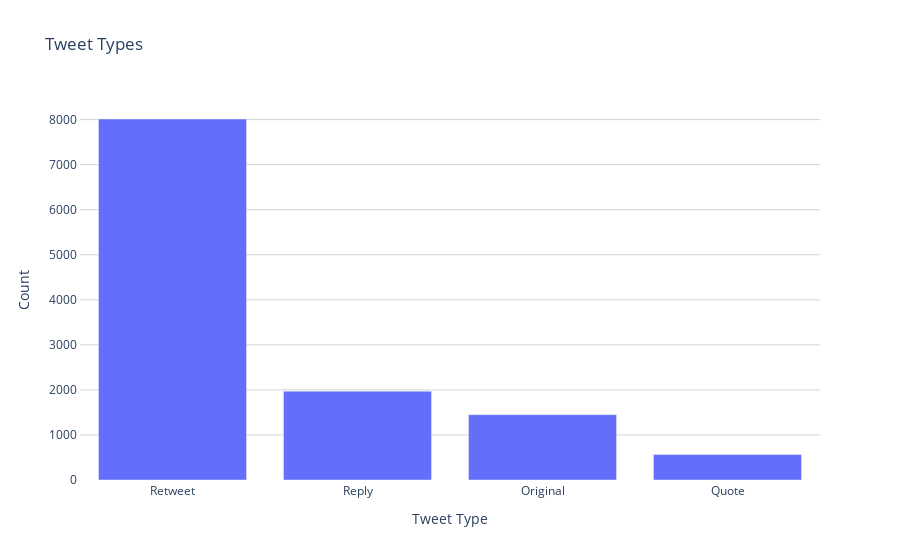

This figure's notebook cell:
### Markdown cell above
## Percentage of Tweets

Most of the Tweets are retweets from another user. Meaning a user shared a posting from another user. The next highest is replies, where one user would mention another in a reply either from the original tweet or in the comments. Lastly, the original tweets are tweets that are initial tweets from a user.

### Code cell
get_percentage_of_post(df)

### Figure 1 — Plotly figure (JSON) as saved in the notebook; plotly's stock layout.template omitted (floating-point values rounded to 4 significant figures)
{"data": [{"type": "bar", "x": ["Retweet", "Reply", "Original", "Quote"], "y": [8014, 1971, 1450, 565]}], "layout": {"plot_bgcolor": "white", "title": {"text": "Tweet Types"}, "xaxis": {"showgrid": false, "showline": true, "title": {"text": "Tweet Type"}}, "yaxis": {"gridcolor": "lightgray", "showgrid": true, "showline": true, "title": {"text": "Count"}}}}
